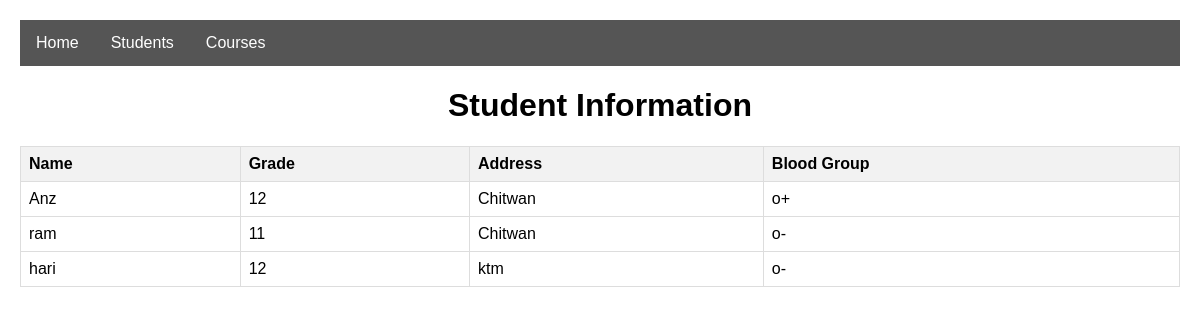
The page /student/ on the database its author committed.
### course/models.py (models this page shows, shortened)
class StudentProfile(models.Model):
    student_name = models.CharField(max_length=100, null=True, blank=True)
    grade = models.CharField(max_length=100, null=True, blank=True)
    address = models.TextField(max_length=100, null=True, blank=True)
    blood_group = models.CharField(max_length=100, null=True, blank=True)

### main/views.py (the view)
# urls.py: path('student/',StudentView,name='student'),
def StudentView(request):
    student_data= StudentProfile.objects.all()
    return render(request,"student.html",{'student_data':student_data})

### main/templates/student.html (shortened to what this page needs)
<!DOCTYPE html>
<html lang="en">
<head>
</head>
<body>
    <nav>
        <ul>
            <li><a href="http://127.0.0.1:8000/">Home</a></li>
            <li><a href="{%url 'student'%}">Students</a></li>
            <li><a href="{%url 'course'%}">Courses</a></li>
        </ul>
    </nav>
    <h1>Student Information</h1>
    <table>
        <thead>
            <tr>
                <th>Name</th>
                <th>Grade</th>
                <th>Address</th>
                <th>Blood Group</th>
            </tr>
        </thead>
        <tbody>
            {% for student in student_data %}
                <tr>
                    <td>{{student.student_name}}</td>
                    <td>{{student.grade}}</td>
                    <td>{{student.address}}</td>
                    <td>{{student.blood_group}}</td>
                </tr>
            {% endfor %}
        </tbody>
    </table>
</body>
</html>

### main/templates/student.html (style rules this page uses)
body { font-family: Arial, sans-serif; margin: 20px; }
h1 { text-align: center; }
table { width: 100%; border-collapse: collapse; margin-top: 20px; }
nav { background-color: #555; overflow: hidden; }
nav ul { list-style-type: none; margin: 0; padding: 0; overflow: hidden; }
nav li { float: left; }
nav a { display: block; color: white; text-align: center; padding: 14px 16px; text-decoration: none; }
th, td { border: 1px solid #ddd; padding: 8px; text-align: left; }
th { background-color: #f2f2f2; }

### rows shown on the page
StudentProfile: student_name "Anz", grade "12", address "Chitwan", blood_group "o+"
StudentProfile: student_name "ram", grade "11", address "Chitwan", blood_group "o-"
StudentProfile: student_name "hari", grade "12", address "ktm", blood_group "o-"
